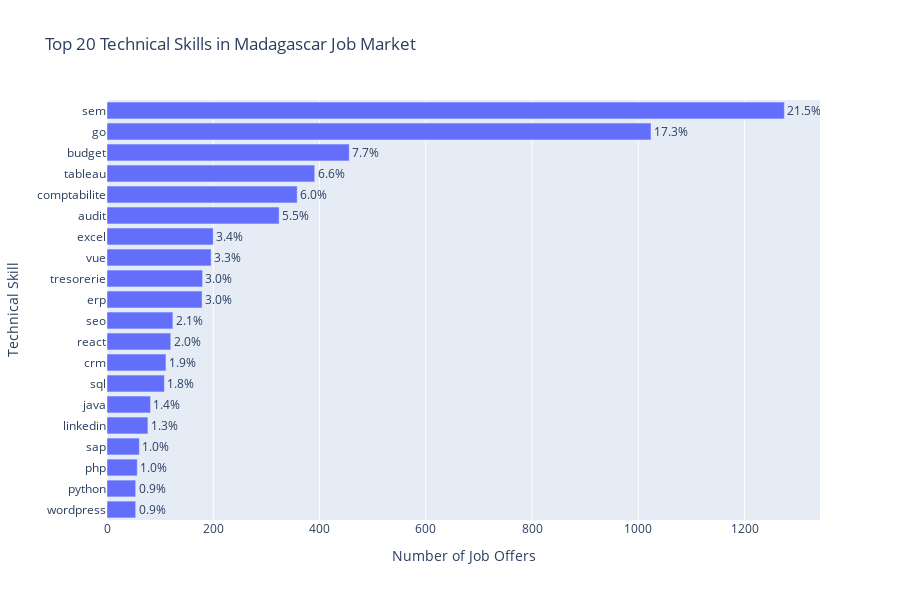

The notebook cell saved with this chart:
### Code cell
# Visualize top technical skills
fig = px.bar(tech_skills_freq.head(20),
            x='frequency',
            y='skill',
            orientation='h',
            title='Top 20 Technical Skills in Madagascar Job Market',
            labels={'frequency': 'Number of Job Offers', 'skill': 'Technical Skill'},
            text='percentage')

fig.update_traces(texttemplate='%{text:.1f}%', textposition='outside')
fig.update_layout(height=600, yaxis={'categoryorder': 'total ascending'})
fig.show()

### Figure 1 — Plotly figure (JSON) as saved in the notebook; plotly's stock layout.template omitted (floating-point values rounded to 4 significant figures)
{"data": [{"hovertemplate": "Number of Job Offers=%{x}<br>Technical Skill=%{y}<br>percentage=%{text}<extra></extra>", "legendgroup": "", "marker": {"color": "#636efa", "pattern": {"shape": ""}}, "name": "", "orientation": "h", "showlegend": false, "text": [21.49, 17.26, 7.685, 6.589, 6.033, 5.46, 3.37, 3.303, 3.033, 3.017, 2.09, 2.022, 1.871, 1.82, 1.382, 1.298, 1.028, 0.9606, 0.91, 0.91], "textposition": "outside", "texttemplate": "%{text:.1f}%", "type": "bar", "x": [1275, 1024, 456, 391, 358, 324, 200, 196, 180, 179, 124, 120, 111, 108, 82, 77, 61, 57, 54, 54], "xaxis": "x", "y": ["sem", "go", "budget", "tableau", "comptabilite", "audit", "excel", "vue", "tresorerie", "erp", "seo", "react", "crm", "sql", "java", "linkedin", "sap", "php", "wordpress", "python"], "yaxis": "y"}], "layout": {"barmode": "relative", "height": 600, "legend": {"tracegroupgap": 0}, "title": {"text": "Top 20 Technical Skills in Madagascar Job Market"}, "xaxis": {"anchor": "y", "domain": [0, 1], "title": {"text": "Number of Job Offers"}}, "yaxis": {"anchor": "x", "categoryorder": "total ascending", "domain": [0, 1], "title": {"text": "Technical Skill"}}}}
